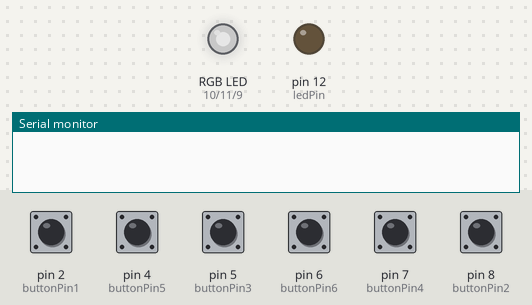
The sketch below on a simulated Arduino Uno, built with avr-gcc and run on an emulated ATmega328P. Shown: an RGB LED mixed from three pins (HIGH = lit), output pins drawn as LEDs (lit = HIGH), the last lines printed to the serial monitor. The test bench sets the inputs (shaded band); at power-on: pin 2 (buttonPin1), pin 4 (buttonPin5), pin 5 (buttonPin3), pin 6 (buttonPin6), pin 7 (buttonPin4), pin 8 (buttonPin2) LOW. Dim RGB values are drawn brighter than linear.

Above: at 1.2 s.
1.3 s: pin 2 (buttonPin1) pulled HIGH for 0.15 s
At 2.6 s:
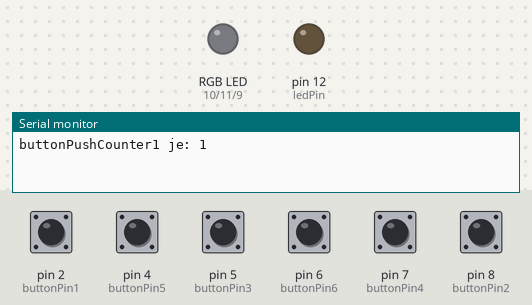
2.9 s: pin 2 (buttonPin1) pulled HIGH for 1 s
At 3.7 s:
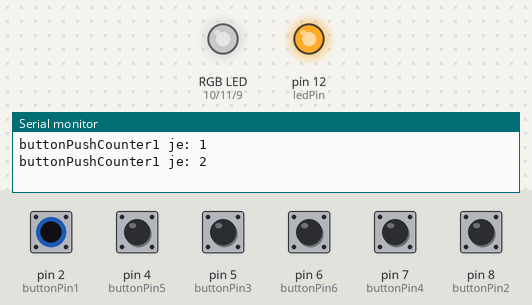
5.4 s: pin 7 (buttonPin4) pulled HIGH for 0.15 s
At 6.2 s:
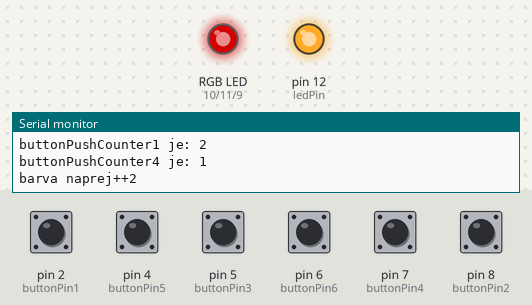
7.9 s: pin 7 (buttonPin4) pulled HIGH for 1 s
At 8.2 s:
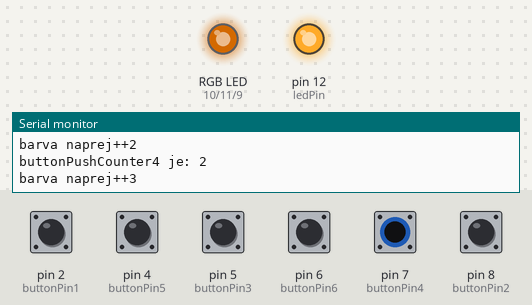
10.4 s: pin 7 (buttonPin4) pulled HIGH for 0.15 s
At 11.2 s:
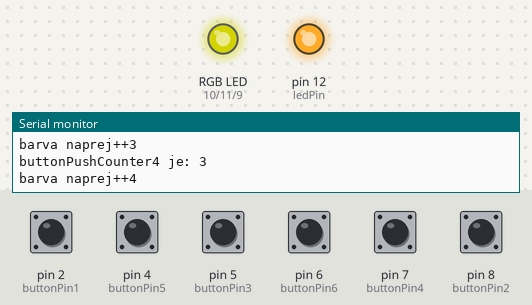
12.9 s: pin 7 (buttonPin4) pulled HIGH for 0.15 s
At 13.2 s:
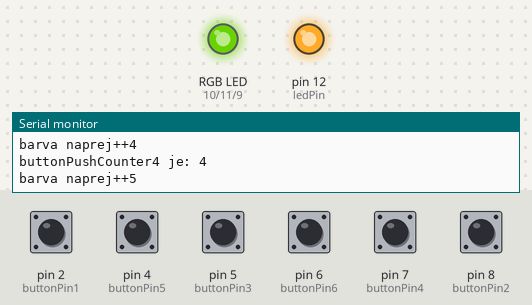
Timing chart, 0 to 15.9 s (numbered marks = the images above; inputs shaded):
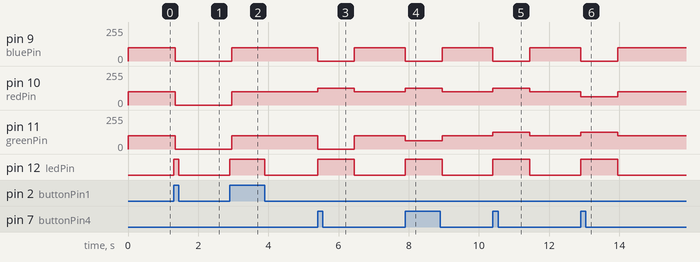

Measured:
- after the input at 1.3 s, pin 9 (bluePin), pin 10 (redPin), pin 11 (greenPin): 100/255 → 0/255 after 0.05 s; pin 12 (ledPin): LOW → HIGH at once, → LOW 0.15 s later
- after the input at 2.9 s, pin 9 (bluePin), pin 10 (redPin), pin 11 (greenPin): 0/255 → 100/255 after 0.05 s; pin 12 (ledPin): LOW → HIGH at once, → LOW 1.0 s later
- after the input at 5.4 s, pin 9 (bluePin), pin 11 (greenPin): 100/255 → 0/255 at once, → 100/255 1.1 s later; pin 10 (redPin): 100/255 → 127/255 at once, → 100/255 1.1 s later; pin 12 (ledPin): LOW → HIGH at once, → LOW 1.1 s later
- after the input at 7.9 s, pin 9 (bluePin): 100/255 → 0/255 at once, → 100/255 1.1 s later; pin 10 (redPin): 100/255 → 127/255 at once, → 100/255 1.1 s later; pin 11 (greenPin): 100/255 → 63/255 at once, → 100/255 1.1 s later; pin 12 (ledPin): LOW → HIGH at once, → LOW 1.1 s later
- after the input at 10.4 s, pin 9 (bluePin): 100/255 → 0/255 at once, → 100/255 1.1 s later; pin 10 (redPin), pin 11 (greenPin): 100/255 → 127/255 at once, → 100/255 1.1 s later; pin 12 (ledPin): LOW → HIGH at once, → LOW 1.1 s later
- after the input at 12.9 s, pin 9 (bluePin): 100/255 → 0/255 at once, → 100/255 1.1 s later; pin 10 (redPin): 100/255 → 63/255 at once, → 100/255 1.1 s later; pin 11 (greenPin): 100/255 → 127/255 at once, → 100/255 1.1 s later; pin 12 (ledPin): LOW → HIGH at once, → LOW 1.1 s later

The sketch:

RGB_LED_CONTROLLER_v1.0.ino
```cpp
/*author: Janko Pušnik
 * RGB led
 * LED on/off
 * LED brightness++. brightness -- za belo barvo
 *
 *
 *
 *
*/
// constants won't change. They're used here to
// set pin numbers:
const int buttonPin1 = 2;     // on /off
const int buttonPin2 = 8;     // svetlost ++
const int buttonPin3 = 5;     // svetlost --
const int buttonPin4 = 7;     // barva ++
const int buttonPin5 = 4;     // barva --
const int buttonPin6 = 6;     // special

const int redPin = 10;
const int greenPin = 11;
const int bluePin = 9;


const int ledPin =  12;      // the number of the LED pin

// variables will change:
int buttonState1 = 0;         // variable for reading the pushbutton status
int buttonState2 = 0;
int buttonState3 = 0;
int buttonState4 = 0;
int buttonState5 = 0;
int buttonState6 = 0;
bool vklop = false;


int rdeca = 127;   // spremenljivka za rdeco barvo
int Stored_oranznaR = 127;
int Stored_oranznaG = 63;
int Stored_rumenaR = 127;
int Stored_rumenaG = 127;
int Stored_rumenozelenaR = 63;
int Stored_rumenozelenaG = 127;
int Stored_zelena= 127;
int Stored_modrozelenaG = 127;
int Stored_modrozelenaB = 63;
int Stored_aquaG = 127;
int Stored_aquaB = 127;
int Stored_zelenomodraG = 63;
int Stored_zelenomodraB = 127;
int Stored_modra=127;
int Stored_magentaR = 63;
int Stored_magentaB = 127;
int Stored_pinkR = 127;
int Stored_pinkB = 127;
int Stored_maroonR= 127;
int Stored_maroonB = 63;


int barva = 1; // bela barva
int bela = 100;


int buttonPushCounter1 = 0;   // counter for the number of button presses
int lastButtonState1 = 0;     // previous state of the button
int buttonPushCounter2 = 0;   // counter for the number of button presses
int lastButtonState2 = 0;     // previous state of the button
int buttonPushCounter3 = 0;   // counter for the number of button presses
int lastButtonState3 = 0;     // previous state of the button
int buttonPushCounter4 = 0;   // counter for the number of button presses
int lastButtonState4 = 0;     // previous state of the button
int buttonPushCounter5 = 0;   // counter for the number of button presses
int lastButtonState5 = 0;     // previous state of the button

void setup()
{
  Serial.begin(9600);
  // initialize the LED pin as an output:
  pinMode(ledPin, OUTPUT);
  // initialize the pushbutton pin as an input:
  pinMode(buttonPin1, INPUT);
  pinMode(buttonPin2, INPUT);
  pinMode(buttonPin3, INPUT);
  pinMode(buttonPin4, INPUT);
  pinMode(buttonPin5, INPUT);
  pinMode(buttonPin6, INPUT);
}

void loop()
{
  // read the state of the pushbutton value:
  buttonState1 = digitalRead(buttonPin1);
  buttonState2 = digitalRead(buttonPin2);
  buttonState3 = digitalRead(buttonPin3);
  buttonState4 = digitalRead(buttonPin4);
  buttonState5 = digitalRead(buttonPin5);
  buttonState6 = digitalRead(buttonPin6);


ON_OFF_gumb();
SVETLOST_vec_gumb();
SVETLOST_manj_gumb();
BARVA_vec_gumb();
BARVA_manj_gumb();


}


void setColor(int red, int green, int blue)
{
  analogWrite(redPin, red);
  analogWrite(greenPin, green);
  analogWrite(bluePin, blue);
}


void ON_OFF_gumb()
{
 if (buttonState1 != lastButtonState1)
 {
    if (buttonState1 == HIGH)
    {
      // turn LED on:
      digitalWrite(ledPin, HIGH);
      buttonPushCounter1++;
      Serial.print("buttonPushCounter1 je: ");
      Serial.println(buttonPushCounter1);
    }
    else
    {
      // turn LED off:
      digitalWrite(ledPin, LOW);
    }
      // Delay a little bit to avoid bouncing
      delay(50);

 }
  // save the current state as the last state, for next time through the loop
  lastButtonState1 = buttonState1;

 if (buttonPushCounter1 % 2 == 0)
  {
    setColor(bela,bela,bela);
    vklop = true;
    //barva = 1;
    //Serial.println("BARVA JE 1 ZARAD ZACETka
  }
  else
  {
    setColor(0,0,0);
    vklop = false;
  }
  //Serial.print("barva je: ");  ce je to celi cajt 1 pise
  //Serial.println(barva)
}
////////////////////////////////////SVETLOST_vec_gumb//////////////////////////////////////////////////
void SVETLOST_vec_gumb()
{
  if(buttonState2 != lastButtonState2)
  {
     if (vklop == true)
     {
        if (buttonState2 == HIGH)
        {
         // turn LED on:
         digitalWrite(ledPin, HIGH);
         buttonPushCounter2++;
         Serial.print("buttonPushCounter2 je: ");
         Serial.println(buttonPushCounter2);

          if (barva ==1)
          {
            Serial.print("barva je za 15 vecja ");
            bela = bela+15;
            setColor(bela+15,bela+15,bela+15);
            Serial.print("bela je: ");
            Serial.println(bela);
            if(bela>=255)
            {
            Serial.print("barva je puno bela ");
            bela = 255;
            setColor(255,255,255);
            }


          }
        }
        else
        {
         // turn LED off:
         digitalWrite(ledPin, LOW);
        }

     delay(50);
     }
     lastButtonState2 = buttonState2;


  }
}

////////////////////////////////////SVETLOST_manj_gumb//////////////////////////////////////////////////
void SVETLOST_manj_gumb()
{
  if(buttonState3 != lastButtonState3)
  {
     if (vklop == true)
     {
        if (buttonState3 == HIGH)
        {
         // turn LED on:
         digitalWrite(ledPin, HIGH);
         buttonPushCounter3++;
         Serial.print("buttonPushCounter3 je: ");
         Serial.println(buttonPushCounter3);

          if (barva ==1)
          {
            Serial.print("barva je za 15 manjsa ");
            bela = bela-15;
            setColor(bela-15,bela-15,bela-15);
            Serial.print("bela je: ");
            Serial.println(bela);
            if(bela<=0)
            {
            Serial.print("barva je najmanj bela ");
            bela = 5;
            setColor(5,5,5);
            }


          }
        }
        else
        {
         // turn LED off:
         digitalWrite(ledPin, LOW);
        }

     delay(50);
     }
     lastButtonState3 = buttonState3;


  }
}

/////////////////////////////////////////BARVA_vec_gumb()/////////////////////////////////////
void BARVA_vec_gumb()
{
 if (buttonState4 != lastButtonState4)
 {
  if(vklop == true)
  {
    if (buttonState4 == HIGH)
    {
      // turn LED on:
      digitalWrite(ledPin, HIGH);
      buttonPushCounter4++;
      Serial.print("buttonPushCounter4 je: ");
      Serial.println(buttonPushCounter4);
      barva = barva +1;
      Serial.print("barva naprej++");
      Serial.println(barva);

      IzbiraBarva();
      delay(1000);
      ///////////////naprej

    }
    else
    {
      // turn LED off:
      digitalWrite(ledPin, LOW);
    }
      // Delay a little bit to avoid bouncing
      delay(50);

  }

 }
  // save the current state as the last state, for next time through the loop
  lastButtonState4 = buttonState4;

}

/////////////////////////////////////////BARVA_manj_gumb()/////////////////////////////////////
void BARVA_manj_gumb()
{

}


void IzbiraBarva()
  {
  switch (barva)
  {
    case 1:
    {
    setColor(bela,bela,bela); //bela
    break;
    }
    case 2:
    {
    setColor(rdeca,0,0); // rdeca
    break;
    }

    case 3:
    {
    setColor(Stored_oranznaR,Stored_oranznaG,0); // oranzna
    break;
    }

    case 4:
    {
    setColor(Stored_rumenaR,Stored_rumenaG,0);  //rumena
    break;
    }

    case 5:
    {
    setColor(Stored_rumenozelenaR,Stored_rumenozelenaG,0); // rumenozelena
    break;
    }

    case 6:
    {
    setColor(0,Stored_zelena,0);    //zelena
    break;
    }

    case 7:
    {
    setColor(0,Stored_modrozelenaG,Stored_modrozelenaB);      //modrozelena
    break;
    }

    case 8:
    {
    setColor(0,Stored_aquaG,Stored_aquaB);           //aqua
    break;
    }

    case 9:
    {
    setColor(0,Stored_zelenomodraG,Stored_zelenomodraB);        //zelenomodra
    break;
    }

    case 10:
    {
    setColor(0,0,Stored_modra);          //modra
    break;
    }

    case 11:
    {
    setColor(Stored_magentaR,0,Stored_magentaB);          //magenta
    break;
    }

    case 12:
    {
    setColor(Stored_pinkR,0,Stored_pinkB);         //pink
    break;
    }

    default:                        //kaj se zgodi ce je stevilo menjse od 13 in 1
    {
    //setColor(bela,bela,bela); // bela
    setColor(Stored_maroonR,0,Stored_maroonB);          //maroon
    barva = 0;
    break;
    }


  }
  }
```
